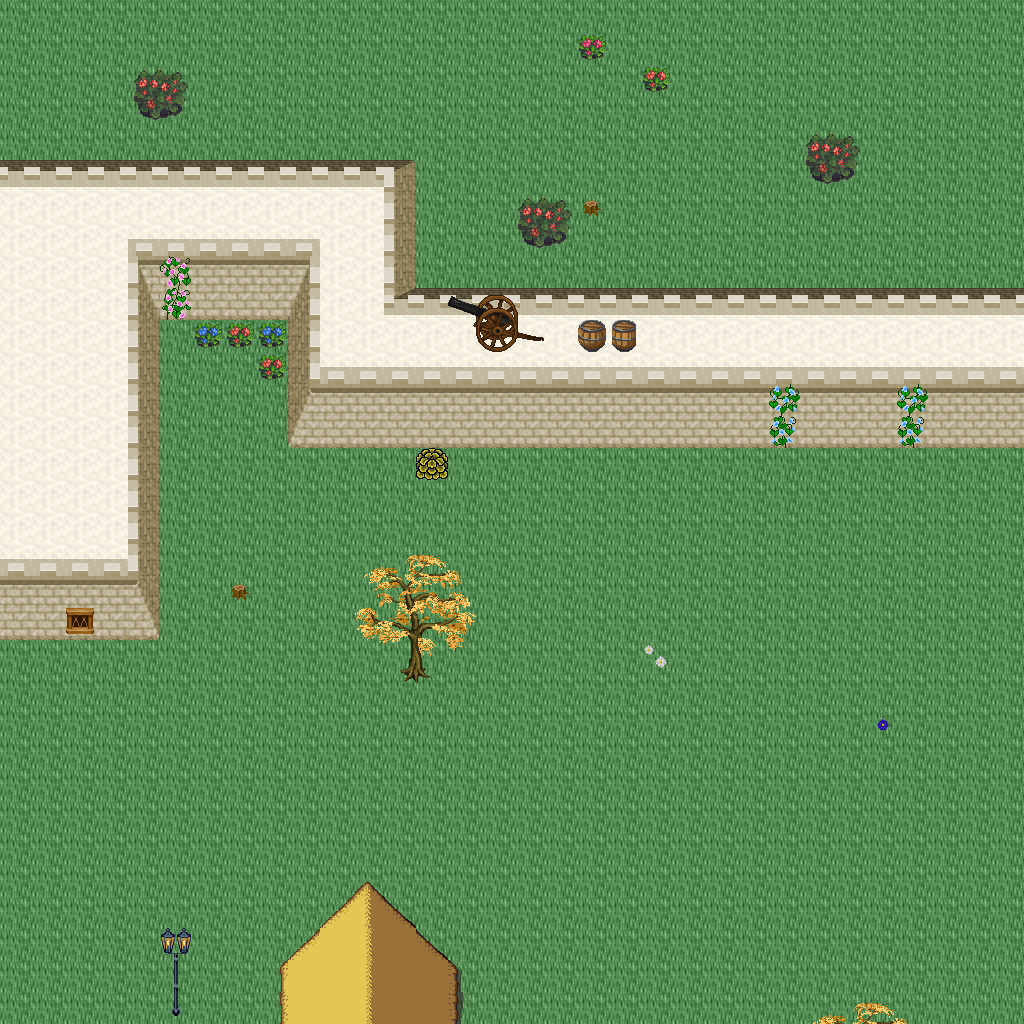

This is a level from a 2D game, rendered from its Tiled map with the project's own tilesets. A one-line summary and the map file follow, with tile-layer data summarised:
An orthogonal 32x32 tile map with 32x32 px tiles, 5 tile layers (Ground, Objects, Objects2, Above, ...), 1 hidden layer not drawn, 46 tilesets.

<map version="1.10" tiledversion="1.11.0" orientation="orthogonal" renderorder="right-down" width="32" height="32" tilewidth="32" tileheight="32" infinite="0" nextlayerid="11" nextobjectid="1">
 <tileset firstgid="1" name="logic_collision" tilewidth="32" tileheight="32" tilecount="1" columns="1">
  <image source="../drawable/logic_collision.png" width="32" height="32" />
 </tileset>
 <tileset firstgid="2" name="ground_ground" tilewidth="32" tileheight="32" tilecount="33" columns="3">
  <image source="../drawable/ground_ground.png" width="96" height="352" />
 </tileset>
 <tileset firstgid="35" name="building_castle" tilewidth="32" tileheight="32" tilecount="320" columns="20">
  <image source="../drawable/building_castle.png" width="640" height="512" />
 </tileset>
 <tileset firstgid="355" name="item_weapon_cannon" tilewidth="32" tileheight="32" tilecount="12" columns="3">
  <image source="../drawable/item_weapon_cannon.png" width="96" height="128" />
 </tileset>
 <tileset firstgid="367" name="item_pot_barrels_1" tilewidth="32" tileheight="32" tilecount="8" columns="4">
  <image source="../drawable/item_pot_barrels_1.png" width="128" height="64" />
 </tileset>
 <tileset firstgid="375" name="building_door_door" tilewidth="32" tileheight="32" tilecount="6" columns="3">
  <image source="../drawable/building_door_door.png" width="96" height="64" />
 </tileset>
 <tileset firstgid="381" name="building_door_closed" tilewidth="32" tileheight="32" tilecount="1" columns="1">
  <image source="../drawable/building_door_closed.png" width="32" height="32" />
 </tileset>
 <tileset firstgid="382" name="building_window_window_centered" tilewidth="32" tileheight="32" tilecount="1" columns="1">
  <image source="../drawable/building_window_window_centered.png" width="32" height="32" />
 </tileset>
 <tileset firstgid="383" name="building_decoration_chimney_big" tilewidth="32" tileheight="32" tilecount="2" columns="1">
  <image source="../drawable/building_decoration_chimney_big.png" width="32" height="64" />
 </tileset>
 <tileset firstgid="385" name="ground_grass_corners" tilewidth="32" tileheight="32" tilecount="24" columns="6">
  <image source="../drawable/ground_grass_corners.png" width="192" height="128" />
 </tileset>
 <tileset firstgid="409" name="ground_grass_edges" tilewidth="32" tileheight="32" tilecount="36" columns="12">
  <image source="../drawable/ground_grass_edges.png" width="384" height="96" />
 </tileset>
 <tileset firstgid="445" name="item_statue_lion_statues" tilewidth="32" tileheight="32" tilecount="8" columns="2">
  <image source="../drawable/item_statue_lion_statues.png" width="64" height="128" />
 </tileset>
 <tileset firstgid="453" name="item_statue_girl_with_bird" tilewidth="32" tileheight="32" tilecount="12" columns="4">
  <image source="../drawable/item_statue_girl_with_bird.png" width="128" height="96" />
 </tileset>
 <tileset firstgid="465" name="furniture_light_lamp_blue" tilewidth="32" tileheight="32" tilecount="3" columns="1">
  <image source="../drawable/furniture_light_lamp_blue.png" width="32" height="96" />
 </tileset>
 <tileset firstgid="468" name="light_dim_light_7x5" tilewidth="32" tileheight="32" tilecount="35" columns="7">
  <image source="../drawable/light_dim_light_7x5.png" width="224" height="160" />
 </tileset>
 <tileset firstgid="503" name="plant_flower_daisy_blue" tilewidth="32" tileheight="32" tilecount="8" columns="2">
  <image source="../drawable/plant_flower_daisy_blue.png" width="64" height="128" />
 </tileset>
 <tileset firstgid="511" name="plant_flower_daisy_red" tilewidth="32" tileheight="32" tilecount="8" columns="2">
  <image source="../drawable/plant_flower_daisy_red.png" width="64" height="128" />
 </tileset>
 <tileset firstgid="519" name="plant_flower_daisy_white" tilewidth="32" tileheight="32" tilecount="8" columns="2">
  <image source="../drawable/plant_flower_daisy_white.png" width="64" height="128" />
 </tileset>
 <tileset firstgid="527" name="plant_flower_daisy_yellow" tilewidth="32" tileheight="32" tilecount="8" columns="2">
  <image source="../drawable/plant_flower_daisy_yellow.png" width="64" height="128" />
 </tileset>
 <tileset firstgid="535" name="plant_tree_fall_trees" tilewidth="32" tileheight="32" tilecount="40" columns="8">
  <image source="../drawable/plant_tree_fall_trees.png" width="256" height="160" />
 </tileset>
 <tileset firstgid="575" name="plant_tree_oak_tree" tilewidth="32" tileheight="32" tilecount="20" columns="4">
  <image source="../drawable/plant_tree_oak_tree.png" width="128" height="160" />
 </tileset>
 <tileset firstgid="595" name="plant_tree_chestnut_tree" tilewidth="32" tileheight="32" tilecount="20" columns="4">
  <image source="../drawable/plant_tree_chestnut_tree.png" width="128" height="160" />
 </tileset>
 <tileset firstgid="615" name="plant_tree_locust_tree" tilewidth="32" tileheight="32" tilecount="20" columns="4">
  <image source="../drawable/plant_tree_locust_tree.png" width="128" height="160" />
 </tileset>
 <tileset firstgid="635" name="logic_protection" tilewidth="32" tileheight="32" tilecount="2" columns="2">
  <image source="../drawable/logic_protection.png" width="64" height="32" />
 </tileset>
 <tileset firstgid="637" name="plant_bush_hosta" tilewidth="32" tileheight="32" tilecount="9" columns="3">
  <image source="../drawable/plant_bush_hosta.png" width="96" height="96" />
 </tileset>
 <tileset firstgid="646" name="plant_flower_flowers_mixed" tilewidth="32" tileheight="32" tilecount="16" columns="4">
  <image source="../drawable/plant_flower_flowers_mixed.png" width="128" height="128" />
 </tileset>
 <tileset firstgid="662" name="plant_flower_red_blue_clusters" tilewidth="32" tileheight="32" tilecount="4" columns="1">
  <image source="../drawable/plant_flower_red_blue_clusters.png" width="32" height="128" />
 </tileset>
 <tileset firstgid="666" name="furniture_chair_bench_iron" tilewidth="32" tileheight="32" tilecount="4" columns="2">
  <image source="../drawable/furniture_chair_bench_iron.png" width="64" height="64" />
 </tileset>
 <tileset firstgid="670" name="plant_stump_stump_pale_purple" tilewidth="32" tileheight="32" tilecount="4" columns="2">
  <image source="../drawable/plant_stump_stump_pale_purple.png" width="64" height="64" />
 </tileset>
 <tileset firstgid="674" name="plant_stump_small_stump" tilewidth="32" tileheight="32" tilecount="4" columns="2">
  <image source="../drawable/plant_stump_small_stump.png" width="64" height="64" />
 </tileset>
 <tileset firstgid="678" name="building_decoration_banner" tilewidth="32" tileheight="32" tilecount="12" columns="1">
  <image source="../drawable/building_decoration_banner.png" width="32" height="384" />
 </tileset>
 <tileset firstgid="690" name="building_decoration_chimney" tilewidth="32" tileheight="32" tilecount="2" columns="1">
  <image source="../drawable/building_decoration_chimney.png" width="32" height="64" />
 </tileset>
 <tileset firstgid="692" name="plant_flower_vines_flowered" tilewidth="32" tileheight="32" tilecount="9" columns="3">
  <image source="../drawable/plant_flower_vines_flowered.png" width="96" height="96" />
 </tileset>
 <tileset firstgid="701" name="building_decoration_library_banner" tilewidth="32" tileheight="32" tilecount="6" columns="3">
  <image source="../drawable/building_decoration_library_banner.png" width="96" height="64" />
 </tileset>
 <tileset firstgid="707" name="logic_portal" tilewidth="32" tileheight="32" tilecount="24" columns="8">
  <image source="../drawable/logic_portal.png" width="256" height="96" />
 </tileset>
 <tileset firstgid="731" name="building_cottage" tilewidth="32" tileheight="32" tilecount="256" columns="16">
  <image source="../drawable/building_cottage.png" width="512" height="512" />
 </tileset>
 <tileset firstgid="987" name="building_roof_thatched_roof" tilewidth="32" tileheight="32" tilecount="256" columns="16">
  <image source="../drawable/building_roof_thatched_roof.png" width="512" height="512" />
 </tileset>
 <tileset firstgid="1243" name="building_window_windows" tilewidth="32" tileheight="32" tilecount="256" columns="16">
  <image source="../drawable/building_window_windows.png" width="512" height="512" />
 </tileset>
 <tileset firstgid="1499" name="building_door_doors" tilewidth="32" tileheight="32" tilecount="256" columns="16">
  <image source="../drawable/building_door_doors.png" width="512" height="512" />
 </tileset>
 <tileset firstgid="1755" name="building_decoration_chimney_brown_stacks" tilewidth="32" tileheight="32" tilecount="2" columns="1">
  <image source="../drawable/building_decoration_chimney_brown_stacks.png" width="32" height="64" />
 </tileset>
 <tileset firstgid="1757" name="ground_ground_3" tilewidth="32" tileheight="32" tilecount="5" columns="5">
  <image source="../drawable/ground_ground_3.png" width="160" height="32" />
 </tileset>
 <tileset firstgid="1762" name="plant_bush_bush_pinks" tilewidth="32" tileheight="32" tilecount="4" columns="2">
  <image source="../drawable/plant_bush_bush_pinks.png" width="64" height="64" />
 </tileset>
 <tileset firstgid="1766" name="plant_bushes_and_trees" tilewidth="32" tileheight="32" tilecount="144" columns="16">
  <image source="../drawable/plant_bushes_and_trees.png" width="512" height="289" />
 </tileset>
 <tileset firstgid="1910" name="plant_bush_berried" tilewidth="32" tileheight="32" tilecount="60" columns="5">
  <image source="../drawable/plant_bush_berried.png" width="160" height="384" />
 </tileset>
 <tileset firstgid="1970" name="plant_bush_leafy" tilewidth="32" tileheight="32" tilecount="48" columns="8">
  <image source="../drawable/plant_bush_leafy.png" width="256" height="192" />
 </tileset>
 <tileset firstgid="2018" name="plant_bush_flowering" tilewidth="32" tileheight="32" tilecount="72" columns="8">
  <image source="../drawable/plant_bush_flowering.png" width="256" height="288" />
 </tileset>
 <layer id="1" name="Ground" width="32" height="32">
  <data>[1024 cells, 1024 non-empty, 10 distinct tile ids]</data>
 </layer>
 <layer id="2" name="Objects" width="32" height="32">
  <data>[1024 cells, 84 non-empty, 16 distinct tile ids]</data>
 </layer>
 <layer id="3" name="Objects2" width="32" height="32">
  <data>[1024 cells, 21 non-empty, 16 distinct tile ids]</data>
 </layer>
 <layer id="4" name="Above" width="32" height="32">
  <data>[1024 cells, 33 non-empty, 17 distinct tile ids]</data>
 </layer>
 <layer id="5" name="Above2" width="32" height="32">
  <data>[1024 cells, 20 non-empty, 16 distinct tile ids]</data>
 </layer>
 <layer id="6" name="Walkable" width="32" height="32" visible="0">
  <data>[1024 cells, 248 non-empty, 1 distinct tile ids]</data>
 </layer>
 <objectgroup id="7" name="Mapevents" />
 <objectgroup id="8" name="Spawn" />
 <objectgroup id="9" name="Keys" />
 <objectgroup id="10" name="Replace" />
</map>
